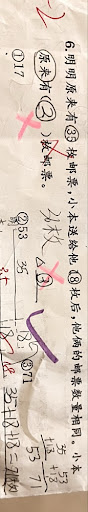
#> input picture mistakeNote/二年级/数学/错题/2026-06-19-邮票一样多/原题.png, 88 x 512 px
$ python clean_source_image.py '../../../mistakeNote/二年级/数学/错题/2026-06-19-邮票一样多/原题.png' --output out.png
#> lines starting #> are read from the running program, lines starting #| are printed output that depends on the picture; after the words box and inside, x2 and y2 are one past the last pixel; in counts of white or black regions, pixels touching at a corner belong together
### tools/rebuild-clean-exam/scripts/image_utils.py
#!/usr/bin/env python3
"""Small image probing helpers for rebuild-clean-exam scripts."""

from __future__ import annotations

import hashlib
import struct
from pathlib import Path
from typing import BinaryIO


JPEG_START_OF_FRAME_MARKERS = {
    0xC0,
    0xC1,
    0xC2,
    0xC3,
    0xC5,
    0xC6,
    0xC7,
    0xC9,
    0xCA,
    0xCB,
    0xCD,
    0xCE,
    0xCF,
}


def sha256_file(path: Path) -> str:
    digest = hashlib.sha256()
    with path.open("rb") as handle:
        for chunk in iter(lambda: handle.read(1024 * 1024), b""):
            digest.update(chunk)
#> in clean_image, image is the input picture: PIL image 88x512 RGB; mean R, G, B 217.2, 202.7, 189.7
    return digest.hexdigest()


def _probe_png(handle: BinaryIO) -> tuple[int, int]:
    handle.seek(16)
    data = handle.read(8)
    if len(data) != 8:
        raise ValueError("PNG 文件头不完整")
    return struct.unpack(">II", data)


# [30 lines left out: function _probe_jpeg, not called in this run]


def probe_image(path: Path) -> dict[str, object]:
    image = Path(path)
    if not image.is_file():
        raise FileNotFoundError(f"图片不存在：{image}")

    with image.open("rb") as handle:
        signature = handle.read(12)
        if signature.startswith(b"\x89PNG\r\n\x1a\n"):
            image_format = "png"
            width, height = _probe_png(handle)
        elif signature.startswith(b"\xff\xd8"):
            image_format = "jpeg"
            width, height = _probe_jpeg(handle)
        else:
            raise ValueError(f"不支持的图片格式：{image}")

    return {
        "path": str(image.resolve()),
        "filename": image.name,
        "format": image_format,
        "width_px": width,
        "height_px": height,
        "long_edge_px": max(width, height),
        "file_size_bytes": image.stat().st_size,
        "sha256": sha256_file(image),
    }

### tools/rebuild-clean-exam/scripts/clean_source_image.py
#!/usr/bin/env python3
"""Non-AI cleanup helper for obvious colored markup on source images."""

from __future__ import annotations

import argparse
import json
from pathlib import Path
from typing import Any

import numpy as np
from PIL import Image, ImageEnhance, ImageFilter

from image_utils import probe_image, sha256_file


def colored_markup_mask(image: Image.Image) -> np.ndarray:
    rgb = image.convert("RGB")
    hsv = rgb.convert("HSV")
#> hsv: PIL image 88x512 HSV; mean H, S, V 25.3, 36.9, 217.2
    hsv_array = np.asarray(hsv)
    hue = hsv_array[:, :, 0]
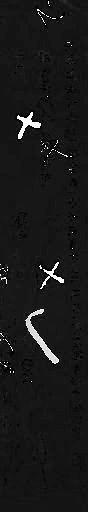
#> hue: shape (512, 88); min 0, max 254, mean 25.3
    saturation = hsv_array[:, :, 1]
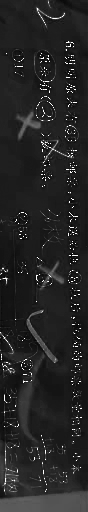
#> saturation: shape (512, 88); min 0, max 255, mean 36.9
    value = hsv_array[:, :, 2]
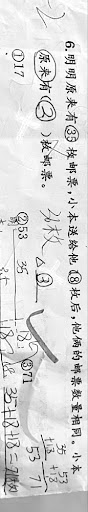
#> value: shape (512, 88); min 0, max 255, mean 217.2

    red_or_orange = (hue <= 32) | (hue >= 235)
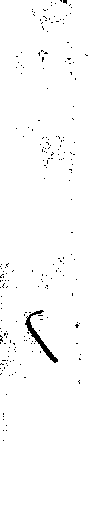
#> red_or_orange: shape (512, 88) bool; 98.4% white; 211 black regions (210 under 20 px), largest, box (x1, y1, x2, y2) and area: (25, 310, 58, 363) 310
    pink_or_purple = (hue >= 210) & (hue <= 245)
#> pink_or_purple: shape (512, 88) bool; 0.77% white; 10 white regions (9 under 20 px), largest, box (x1, y1, x2, y2) and area: (26, 309, 59, 364) 338
    strong_color = saturation >= 70
#> strong_color: shape (512, 88) bool; 7.7% white; 475 white regions (464 under 20 px), largest, box (x1, y1, x2, y2) and area: (0, 492, 88, 512) 1471, (27, 310, 58, 363) 254, (17, 112, 41, 139) 204
    visible = value >= 80
#> visible: shape (512, 88) bool; 97.3% white; black in thin lines or dots, all inside (x1, y1, x2, y2) = (0, 13, 82, 492)
    not_gray_shadow = value <= 252
#> not_gray_shadow: shape (512, 88) bool; 97.4% white; black in thin lines or dots
    return (red_or_orange | pink_or_purple) & strong_color & visible & not_gray_shadow
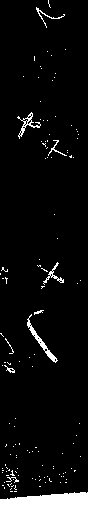
#> returned value: shape (512, 88) bool; 5.3% white; 130 white regions (120 under 20 px), largest, box (x1, y1, x2, y2) and area: (0, 492, 88, 512) 1471, (27, 314, 58, 363) 216, (17, 112, 41, 139) 138


def clean_image(input_path: Path, output_path: Path, report_path: Path | None = None) -> dict[str, Any]:
    source_info = probe_image(input_path)
    image = Image.open(input_path).convert("RGB")
    mask = colored_markup_mask(image)
    masked_pixels = int(mask.sum())
#> masked_pixels = 2395

    cleaned = np.asarray(image).copy()
    cleaned[mask] = [255, 255, 255]
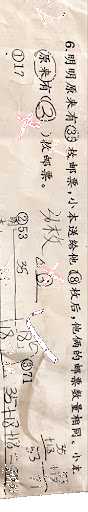
#> cleaned: shape (512, 88, 3); 5.32% of pixels changed, all inside (x1, y1, x2, y2) = (0, 0, 88, 512)
    result_image = Image.fromarray(cleaned, "RGB")
    result_image = ImageEnhance.Contrast(result_image).enhance(1.08)
    result_image = ImageEnhance.Sharpness(result_image).enhance(1.15)
    result_image = result_image.filter(ImageFilter.SMOOTH_MORE)
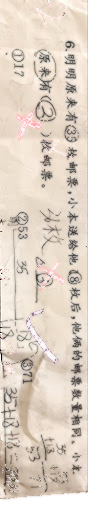
#> result_image: PIL image 88x512 RGB; mean R, G, B 221.8, 208.6, 195.5

    output_path.parent.mkdir(parents=True, exist_ok=True)
    result_image.save(output_path)

    result = {
        "status": "warning" if masked_pixels else "passed",
        "input": source_info,
        "output": {
            "path": str(output_path.resolve()),
            "sha256": sha256_file(output_path),
        },
        "masked_pixels": masked_pixels,
        "masked_ratio": masked_pixels / (image.width * image.height),
        "warnings": [
            "仅清理明显彩色批改/圈画；黑色手写、同色覆盖和被遮挡原文仍需 OCR、AI 或人工确认"
        ],
    }

    if report_path is not None:
        report_path.parent.mkdir(parents=True, exist_ok=True)
        report_path.write_text(json.dumps(result, ensure_ascii=False, indent=2) + "\n", encoding="utf-8")

    return result


def parse_args() -> argparse.Namespace:
    parser = argparse.ArgumentParser(description="用非 AI 颜色蒙版清理明显彩色批改痕迹。")
    parser.add_argument("input", type=Path, help="源 JPG/PNG 图片")
    parser.add_argument("--output", required=True, type=Path, help="清理后的图片路径")
    parser.add_argument("--report", type=Path, help="JSON 报告路径")
    parser.add_argument("--json", action="store_true", help="输出 JSON")
    return parser.parse_args()


def main() -> int:
    args = parse_args()
    result = clean_image(args.input, args.output, args.report)
#> result = 6 items
    if args.json:
        print(json.dumps(result, ensure_ascii=False, indent=2))
    else:
        print(f"状态：{result['status']}")
#| 状态：warning
        print(f"蒙版像素：{result['masked_pixels']} ({result['masked_ratio']:.2%})")
#| 蒙版像素：2395 (5.32%)
        print(f"输出：{result['output']['path']}")
#| 输出：tools/rebuild-clean-exam/scripts/out.png
        for warning in result["warnings"]:
            print(f"警告：{warning}")
#> this loop made 1 pass
#| 警告：仅清理明显彩色批改/圈画；黑色手写、同色覆盖和被遮挡原文仍需 OCR、AI 或人工确认
    return 0


if __name__ == "__main__":
    raise SystemExit(main())
#> (the program exits here)
